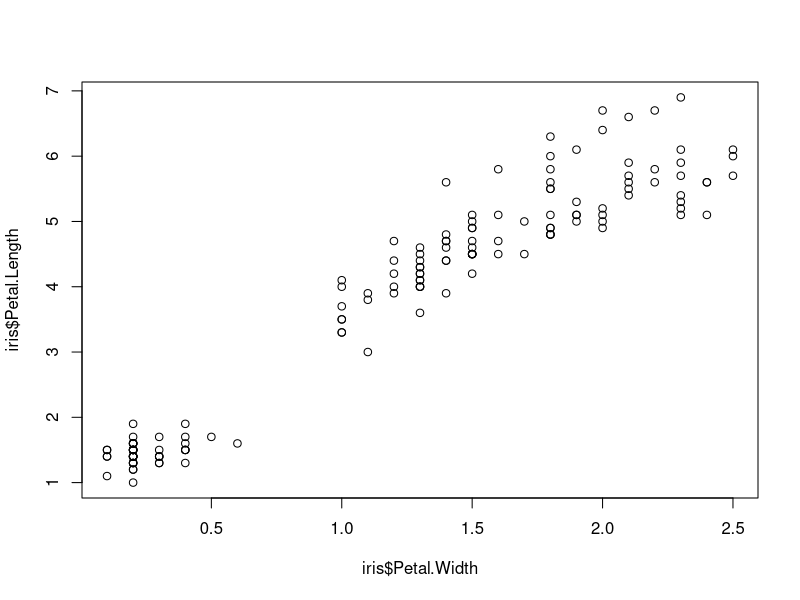

The R script that drew this image:
plot(y = iris$Petal.Length, x = iris$Petal.Width)

modelo <- lm(iris$Petal.Length ~ iris$Petal.Width, data = iris)

print(modelo)

# longitud = 2.230 * ancho + 1.084 # nolint